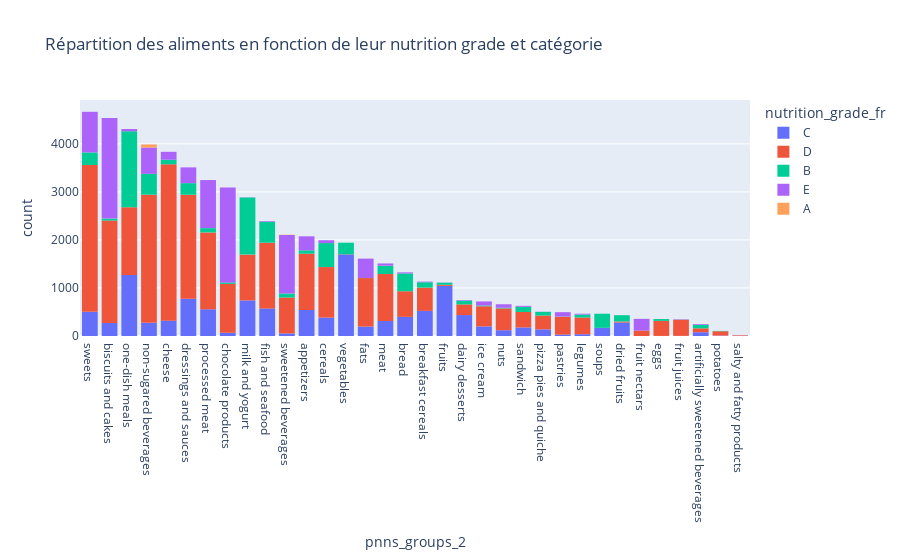

The cell this chart's notebook holds for it:
### Markdown cell above
Nous pouvons constater que les produits d'un nutri-grade de 'A' sont tellement rares qu'ils n'apparaissent pas dans notre graphique (en haut de la barre 'beverages' nous pouvons voir quelques produits).  

Les produits de nutri-grade 'B' sont présents en grande quantité dans la colonne 'composite foods' et 'milk and dairy products', rares dans les colonnes 'sugary snacks' et 'salty snacks'.  

Les produits de nutri-grade 'C' sont présents dans toutes les colonnes.  

Les produits de nutri-grade 'D' sont également présents dans toutes les colonnes avec une grande quantité dans 'sugary snacks'.  

Finalement, les produits de nutri-grade 'E' se trouvent principalement dans la colonne 'sugary snacks'.

### Code cell
import plotly.express as px
fig = px.histogram(df, x="pnns_groups_2", color="nutrition_grade_fr", 
        title = 'Répartition des aliments en fonction de leur nutrition grade et catégorie')
fig.update_xaxes(categoryorder='total descending')
fig.show()

### Figure 1 — Plotly figure (JSON) as saved in the notebook; plotly's stock layout.template omitted (floating-point values rounded to 4 significant figures; data arrays with more than 128 entries replaced by an {"elided": "..."} marker saying what was removed)
{"data": [{"alignmentgroup": "True", "bingroup": "x", "hovertemplate": "nutrition_grade_fr=C<br>pnns_groups_2=%{x}<br>count=%{y}<extra></extra>", "legendgroup": "C", "marker": {"color": "#636efa", "pattern": {"shape": ""}}, "name": "C", "offsetgroup": "C", "orientation": "v", "showlegend": true, "type": "histogram", "x": {"elided": "12186 str values"}, "xaxis": "x", "yaxis": "y"}, {"alignmentgroup": "True", "bingroup": "x", "hovertemplate": "nutrition_grade_fr=D<br>pnns_groups_2=%{x}<br>count=%{y}<extra></extra>", "legendgroup": "D", "marker": {"color": "#EF553B", "pattern": {"shape": ""}}, "name": "D", "offsetgroup": "D", "orientation": "v", "showlegend": true, "type": "histogram", "x": {"elided": "29017 str values"}, "xaxis": "x", "yaxis": "y"}, {"alignmentgroup": "True", "bingroup": "x", "hovertemplate": "nutrition_grade_fr=B<br>pnns_groups_2=%{x}<br>count=%{y}<extra></extra>", "legendgroup": "B", "marker": {"color": "#00cc96", "pattern": {"shape": ""}}, "name": "B", "offsetgroup": "B", "orientation": "v", "showlegend": true, "type": "histogram", "x": {"elided": "6898 str values"}, "xaxis": "x", "yaxis": "y"}, {"alignmentgroup": "True", "bingroup": "x", "hovertemplate": "nutrition_grade_fr=E<br>pnns_groups_2=%{x}<br>count=%{y}<extra></extra>", "legendgroup": "E", "marker": {"color": "#ab63fa", "pattern": {"shape": ""}}, "name": "E", "offsetgroup": "E", "orientation": "v", "showlegend": true, "type": "histogram", "x": {"elided": "9647 str values"}, "xaxis": "x", "yaxis": "y"}, {"alignmentgroup": "True", "bingroup": "x", "hovertemplate": "nutrition_grade_fr=A<br>pnns_groups_2=%{x}<br>count=%{y}<extra></extra>", "legendgroup": "A", "marker": {"color": "#FFA15A", "pattern": {"shape": ""}}, "name": "A", "offsetgroup": "A", "orientation": "v", "showlegend": true, "type": "histogram", "x": ["non-sugared beverages", "non-sugared beverages", "non-sugared beverages", "nuts", "non-sugared beverages", "non-sugared beverages", "non-sugared beverages", "non-sugared beverages", "non-sugared beverages", "non-sugared beverages", "non-sugared beverages", "non-sugared beverages", "sweetened beverages", "non-sugared beverages", "non-sugared beverages", "non-sugared beverages", "non-sugared beverages", "non-sugared beverages", "non-sugared beverages", "non-sugared beverages", "non-sugared beverages", "non-sugared beverages", "non-sugared beverages", "non-sugared beverages", "non-sugared beverages", "non-sugared beverages", "non-sugared beverages", "non-sugared beverages", "non-sugared beverages", "non-sugared beverages", "non-sugared beverages", "non-sugared beverages", "non-sugared beverages", "non-sugared beverages", "non-sugared beverages", "non-sugared beverages", "non-sugared beverages", "non-sugared beverages", "non-sugared beverages", "non-sugared beverages", "non-sugared beverages", "non-sugared beverages", "non-sugared beverages", "fats", "sweetened beverages", "non-sugared beverages", "non-sugared beverages", "non-sugared beverages", "non-sugared beverages", "non-sugared beverages", "non-sugared beverages", "non-sugared beverages", "non-sugared beverages", "non-sugared beverages", "non-sugared beverages", "non-sugared beverages", "non-sugared beverages", "non-sugared beverages", "non-sugared beverages", "non-sugared beverages", "non-sugared beverages", "non-sugared beverages", "non-sugared beverages", "non-sugared beverages", "non-sugared beverages", "sweetened beverages", "non-sugared beverages", "non-sugared beverages", "non-sugared beverages", "sweetened beverages", "sweetened beverages"], "xaxis": "x", "yaxis": "y"}], "layout": {"barmode": "relative", "legend": {"title": {"text": "nutrition_grade_fr"}, "tracegroupgap": 0}, "title": {"text": "Répartition des aliments en fonction de leur nutrition grade et catégorie"}, "xaxis": {"anchor": "y", "categoryorder": "total descending", "domain": [0, 1], "title": {"text": "pnns_groups_2"}}, "yaxis": {"anchor": "x", "domain": [0, 1], "title": {"text": "count"}}}}
